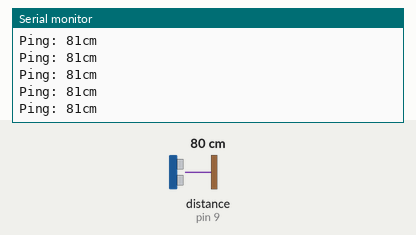
A sketch run on a simulated Arduino Uno, built with avr-gcc and run on an emulated ATmega328P. Shown: the last lines printed to the serial monitor. The inputs (shaded band) are chosen by the test bench; at power-on: distance to the obstacle (sensor on pin 9) 80 cm.

Above: at 1.2 s.
1.3 s: distance to the obstacle (sensor on pin 9) set to 2 cm
At 1.34 s:
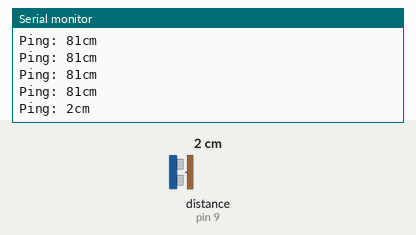
2.8 s: distance to the obstacle (sensor on pin 9) set to 250 cm
At 2.87 s:
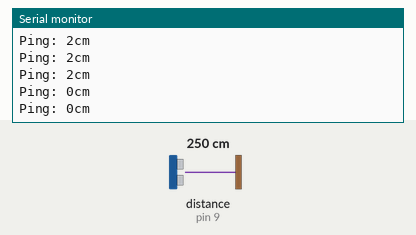
Timing chart, 0 to 5.8 s (numbered marks = the images above; inputs shaded):
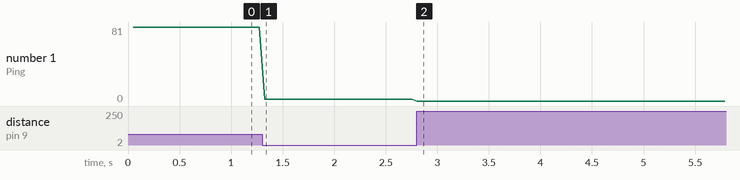

The sketch:

Leccion8.SensorUltrasonicoHCSR04.ino
```cpp
/*
Curso: Desarrollo de Prototipos para IoT
Autor: Carlos Ramirez (carloslrm@gmail.com)
Septiembre - 2017
===========================================

Leccion # 8 . Sensor Ultrasonica HC-SR04

Uso de la libreria NewPing

*/

#include <NewPing.h>

#define PIN_DISPARO  8
#define PIN_RESPUESTA     9
#define DISTANCIA_MAX 200

NewPing sonar(PIN_DISPARO, PIN_RESPUESTA, DISTANCIA_MAX);

void setup() {
  Serial.begin(115200);
}

void loop() {
  delay(50);
  Serial.print("Ping: ");
  Serial.print(sonar.ping_cm());
  Serial.println("cm");
}
```

Measured:
- after the input at 1.3 s, the serial monitor: prints a new line at once (image 1)
- after the input at 2.8 s, the serial monitor: prints a new line at once (image 2)
- plotted number 1: 81 → 2 after the input at 1.3 s, 2 → 0 after the input at 2.8 s
